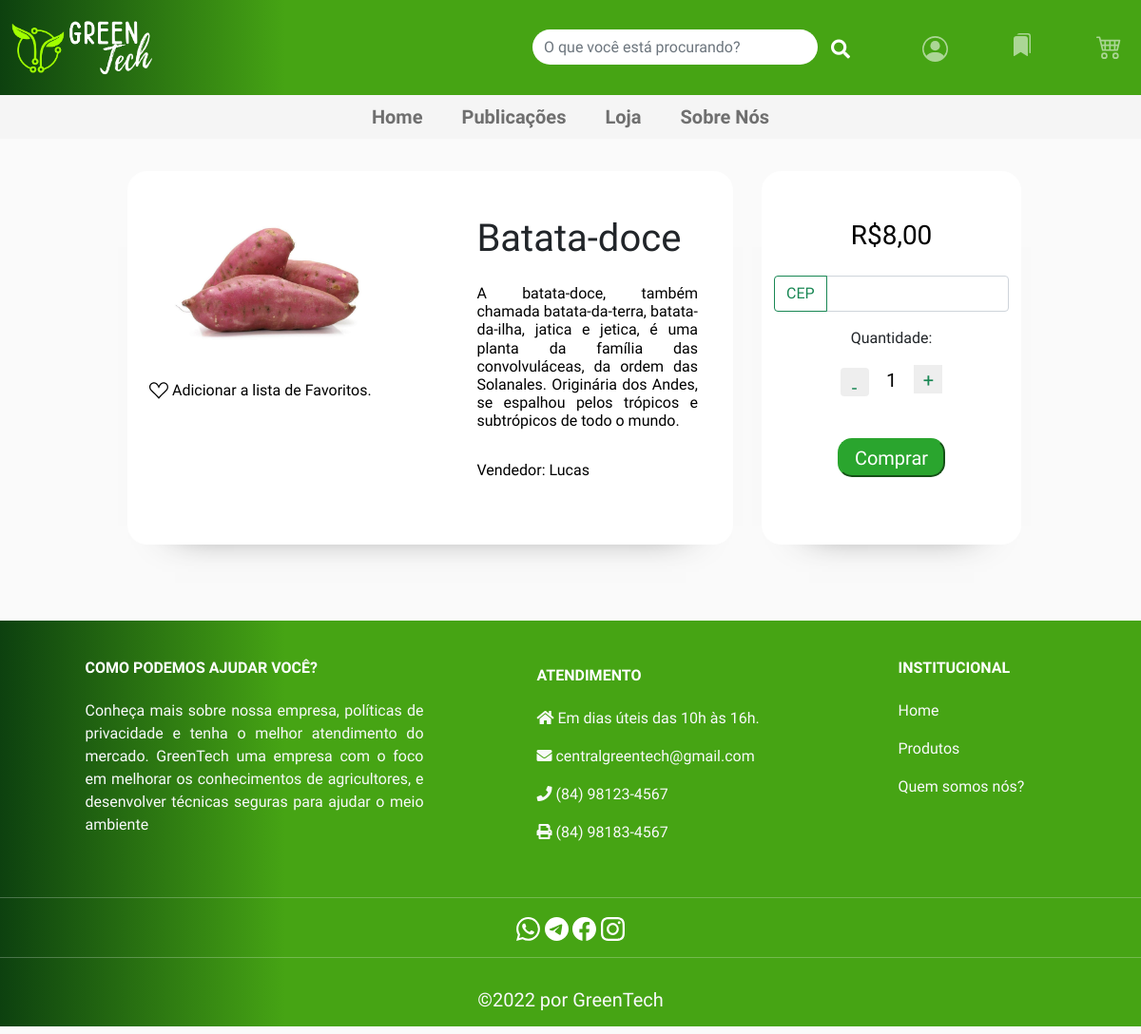
Page /detalhe_produto/20 on the committed database.
### main/models.py (models this page shows, shortened)
class Produto(models.Model):
    nome = models.CharField(max_length=100)
    valor = models.DecimalField(max_digits=8,decimal_places=2)
    descricao = models.TextField()
    categoria = models.ForeignKey(Categoria_Produto, on_delete=models.CASCADE)
    imagem = models.ImageField(upload_to='produtos/', blank=True, null=True)
    user = models.ForeignKey(get_user_model(), null=True,blank=True,on_delete=models.CASCADE)

### main/views.py (the view)
# urls.py: path('detalhe_produto/<int:id>', detalhe_produto, name="detalhe_produto"),
def detalhe_produto(request, id):
    busca = request.GET.get('search')
    if busca:
        lista = Publicacao.objects.filter(titulo__icontains = busca)
        lista_produto = Produto.objects.filter(nome__icontains = busca)
        context = {'buscas' : lista, 'busca_produto' : lista_produto}
        return render(request, "busca.html", context)
    else:
        lista = Produto.objects.get(id=id)
        context = {'produto' : lista}
        return render(request, "detalhe_produto.html", context)

### main/templates/detalhe_produto.html (shortened to what this page needs)
{% extends 'base.html' %}
{% load static %}
{% block conteudo %}
<main>
    <div class="des container" style="margin: 50px;">
      <div class="row cartao"  style="margin: 0px;">
        <div class="col-lg-7 detalhe container sombra">
          <div class="row">
          <div class="col">
            <img class="img-fluid" style="margin: 15px; width: 250px;" src="/media/{{produto.imagem}}" class="img-fluid rounded-start" alt="..."> <br>
            <a style="color: black; margin-left: 10px;" href=""><i> </i> Adicionar a lista de Favoritos.</a>
          </div>
          <div class="col-lg-5" style="margin: 20px; padding: 0px;">
            <div style=" margin-top:10px; text-align: justify;" class="card-body" >
              <h1 style="margin: 0px ;" class="card-title">{{produto.nome}}</h1> <br>
              <p class="h6" style="color: black;" class="card-text">{{produto.descricao}} </p> <br>
              <p class="h6" style="color: black;" class="card-text">Vendedor: {{produto.user}} </p> <br>
            </div>
            </div>
          </div>
        </div>
        <div class="col-lg-3 detalhe sombra" style="margin-left: 0px;">
          <h2 class="h3" style="color: black; text-align: center; margin-top: 50px;" class="card-text">R${{produto.valor}}</h2>
          <div class="input-group mb-3" style="margin-top: 25px;">
            <button class="btn btn-outline-success" type="button" id="button-addon1">CEP</button>
            <input type="text" class="form-control" id="cep" placeholder="" aria-label="Example text with button addon" aria-describedby="button-addon1">
          </div>
          <div style="text-align: center;">
            <p style="text-align: center;">Quantidade:</p>
            <button class="btn btn-outline-success" type="button" id="decrement-button">-</button>
            <input type="text" id="quantity" value="1" readonly>
            <button class="btn-outline-success" type="button" id="increment-button">+</button>
          </div>
          <br>
            <div class="order-center" style="text-align: center;">
              <button type="button" class="but order-center" style="margin-right: 100px; font-size: 20px; margin: 20px; text-align: center;"> Comprar </button>
            </div>
        </div>
      </div>
    </div>
</main>
{% endblock %}

### main/static/css/styles.css (style rules this page uses)
* { box-sizing: border-box; font-family: 'Noto Sans Mono', monospace; font-family: 'Quicksand', sans-serif; }
body { background: #fafafa; font-family: 'Noto Sans Mono', monospace; font-family: 'Quicksand', sans-serif; }
p { text-align: justify; font-family: 'Noto Sans Mono', monospace; font-family: 'Quicksand', sans-serif; }
a { text-decoration: none; }
.but { background: #2aa52e; font-weight: 15px; padding: 0.2rem 1rem; border-radius: 15px; border-color: #2aa52e; color: white; }
.sombra { box-shadow: 0px 30px 40px -50px #333333; }
.detalhe { border: 1px solid rgb(255, 255, 255); border-radius: 20px; background-color: rgb(255, 255, 255); margin: 30px 30px; }
#increment-button, #decrement-button { width: 30px; height: 30px; font-size: 20px; background-color: #eee; border: none; outline: none; cursor: pointer; }
#quantity { width: 40px; height: 30px; font-size: 20px; text-align: center; background-color: #fff; border: none; outline: none; }

### rows in the picture
Produto: imagem (picture), nome "Batata-doce", descricao "A batata-doce, também chamada batata-da-terra, batata-da-ilha, jatica e jetica, é uma planta da família das convolvuláceas, da ordem das Solanales. Originária dos Andes, se espalhou pelos trópicos e subtrópicos de todo o mundo.", user "Lucas", valor "8,00"
